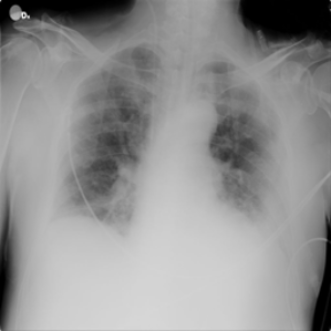
#> input picture trabalho_1/1/1.png, 331 x 331 px; its folder holds only this picture in this run
$ jupyter execute --allow-errors trabalho_computacional_1.ipynb
#> lines starting #> are read from the running program, lines starting #| are printed output that depends on the picture; after the words box and inside, x2 and y2 are one past the last pixel; in counts of white or black regions, pixels touching at a corner belong together; long printed decimals are rounded
# Processos Estocásticos - Trabalho Computacional 1

**Aluno:** Thiago Tomás de Paula (242104677)
**Data:** Maio de 2026

## Objetivo
Realizar análise de imagens incluindo conversão para escala de cinza, requantização, construção e normalização de histogramas.

---

## Importações Necessárias

[cell 1]
import numpy as np
import matplotlib.pyplot as plt
from matplotlib.gridspec import GridSpec
import cv2
from pathlib import Path
import warnings
warnings.filterwarnings('ignore')

# Configurar matplotlib para melhor visualização
plt.rcParams['figure.figsize'] = (14, 10)
plt.rcParams['font.size'] = 9

## Item 1.1 e 1.2: Leitura e Visualização das Imagens

Nesta etapa, lemos as imagens do diretório especificado e as visualizamos no monitor.

[cell 2]
# Item 1.1: Leitura das imagens
image_dir = Path('1')
images = {}
image_files = list(image_dir.glob('*.*'))

print(f"Imagens encontradas: {len(image_files)}")
for img_file in sorted(image_files):
    print(f"  - {img_file.name}")
    # Ler com OpenCV em cores
    img = cv2.imread(str(img_file))
#> img is the input picture: shape (331, 331, 3); min 0, max 231, mean 145.8
    if img is not None:
        # Converter BGR para RGB para matplotlib
        img_rgb = cv2.cvtColor(img, cv2.COLOR_BGR2RGB)
        images[img_file.stem] = img_rgb
        print(f"    Shape: {img_rgb.shape}, Dtype: {img_rgb.dtype}")
#|     Shape: (331, 331, 3), Dtype: uint8
    else:
        print(f"    ERRO ao ler: {img_file}")

print(f"\nTotal de imagens carregadas: {len(images)}")
#| Total de imagens carregadas: 1

[cell 3]
# Item 1.2: Visualização das imagens originais em cores
n_images = len(images)
#> n_images = 1
n_cols = 3
n_rows = (n_images + n_cols - 1) // n_cols
#> n_rows = 1

fig, axes = plt.subplots(n_rows, n_cols, figsize=(15, 4*n_rows))
axes = axes.flatten()

for idx, (name, img) in enumerate(sorted(images.items())):
    axes[idx].imshow(img)
    axes[idx].set_title(f'Imagem Original: {name}')
    axes[idx].axis('off')
#> this loop made 1 pass
#> name on pass 1: '1'

# Ocultar eixos não utilizados
for idx in range(n_images, len(axes)):
    axes[idx].axis('off')
#> this loop made 2 passes

plt.tight_layout()
plt.show()

print("Item 1.2: Imagens originais visualizadas com sucesso no monitor.")

## Item 1.3: Conversão para Escala de Cinza (Grayscale)

Convertemos as imagens RGB para escala de cinza usando a transformação padrão que considera a luminância perceptual.

[cell 4]
# Item 1.3: Conversão para escala de cinza
images_gray = {}
for name, img_rgb in images.items():
    # Usar os pesos padrão de luminância (ITU-R BT.601)
    img_gray = 0.299 * img_rgb[:, :, 0] + 0.587 * img_rgb[:, :, 1] + 0.114 * img_rgb[:, :, 2]
    img_gray = img_gray.astype(np.uint8)
    images_gray[name] = img_gray
    print(f"{name}: Shape {img_gray.shape}, Min: {img_gray.min()}, Max: {img_gray.max()}")
#> after the loop, images_gray = 1 item

print("\nItem 1.3: Imagens convertidas para escala de cinza com sucesso.")

## Item 1.4: Visualização e Exibição das Imagens em Escala de Cinza

Exibimos as imagens convertidas para escala de cinza para verificar a qualidade da conversão.

[cell 5]
# Item 1.4: Visualização das imagens em escala de cinza
fig, axes = plt.subplots(n_rows, n_cols, figsize=(15, 4*n_rows))
axes = axes.flatten()

for idx, (name, img_gray) in enumerate(sorted(images_gray.items())):
    axes[idx].imshow(img_gray, cmap='gray')
    axes[idx].set_title(f'Imagem Escala de Cinza: {name}')
    axes[idx].axis('off')

for idx in range(len(images_gray), len(axes)):
    axes[idx].axis('off')

plt.tight_layout()
plt.show()

print("Item 1.4: Imagens em escala de cinza visualizadas com sucesso.")

## Item 1.5 e 1.6: Requantização para 4, 2 e 1 bits

A requantização reduz o número de níveis de intensidade das imagens. Isso simula o efeito de reduzir a profundidade de bits (bit depth).

### Discussão:
- **4 bits**: 16 níveis de intensidade (0 a 15). Redução de 93.75% em relação aos 256 níveis originais
- **2 bits**: 4 níveis de intensidade (0, 85, 170, 255). Redução de 98.4%
- **1 bit**: 2 níveis (preto e branco). Máxima compressão com perda severa de informação

[cell 6]
def requantize(img, bits):
    """Requantiza a imagem para o número especificado de bits."""
    max_value = 2**bits - 1
    # Dividir os valores originais (0-255) para o intervalo (0-max_value)
    requantized = (img.astype(float) / 255.0 * max_value).round().astype(np.uint8)
    # Remapear para 0-255 para visualização
    remapped = (requantized.astype(float) / max_value * 255).round().astype(np.uint8)
    return requantized, remapped

# Item 1.5: Requantização para 4 bits
images_4bits = {}
images_4bits_remapped = {}
for name, img_gray in images_gray.items():
    quant, remap = requantize(img_gray, 4)
    images_4bits[name] = quant
    images_4bits_remapped[name] = remap
#> this loop made 1 pass
#> (name, max_value in requantize) on pass 1: ('1', 15)
#> pass 1, in requantize, `requantized = (img.astype(float) / 255.0 * max_value).round().astype(n..`:
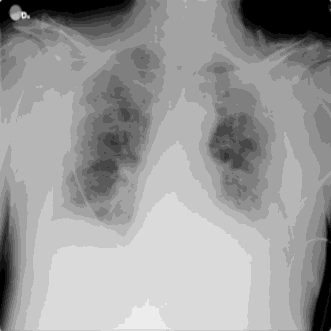
#> requantized: shape (331, 331); min 0, max 14, mean 8.54; drawn with min black and max white
#> after the loop, images_4bits = 1 item; images_4bits_remapped = 1 item

# Item 1.6: Requantização para 2 e 1 bit
images_2bits = {}
images_2bits_remapped = {}
images_1bit = {}
images_1bit_remapped = {}

for name, img_gray in images_gray.items():
    quant2, remap2 = requantize(img_gray, 2)
    images_2bits[name] = quant2
    images_2bits_remapped[name] = remap2

    quant1, remap1 = requantize(img_gray, 1)
    images_1bit[name] = quant1
    images_1bit_remapped[name] = remap1
#> this loop made 1 pass
#> name on pass 1: '1'
#> pass 1, in requantize (call 2), `requantized = (img.astype(float) / 255.0 * max_value).round().astype(n..`:
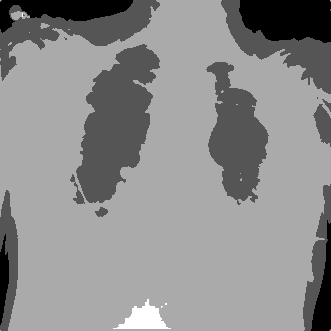
#> requantized: shape (331, 331); min 0, max 3, mean 1.66; drawn with min black and max white
#> pass 1, in requantize (call 3), `requantized = (img.astype(float) / 255.0 * max_value).round().astype(n..`:
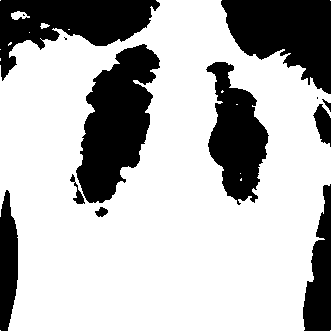
#> requantized: shape (331, 331); values 0 (black) and 1 (white), 71.6% white; 13 black regions (3 under 20 px), largest, box (x1, y1, x2, y2) and area: (76, 44, 160, 203) 7898, (221, 0, 331, 94) 6593, (0, 0, 160, 81) 6240
#> after the loop, images_1bit = 1 item; images_1bit_remapped = 1 item; images_2bits = 1 item; images_2bits_remapped = 1 item

print("Item 1.5 e 1.6: Requantizações realizadas com sucesso.")

[cell 7]
# Visualização das requantizações

for img in images_gray.keys():
    img_ref = images_gray[img]
    img_4b = images_4bits_remapped[img]
    img_2b = images_2bits_remapped[img]
    img_1b = images_1bit_remapped[img]

    fig, axes = plt.subplots(1, 4, figsize=(16, 4))

    axes[0].imshow(img_ref, cmap='gray')
    axes[0].set_title('Original (8 bits)\n256 níveis')
    axes[0].axis('off')

    axes[1].imshow(img_4b, cmap='gray')
    axes[1].set_title('Requantizado 4 bits\n16 níveis')
    axes[1].axis('off')

    axes[2].imshow(img_2b, cmap='gray')
    axes[2].set_title('Requantizado 2 bits\n4 níveis')
    axes[2].axis('off')

    axes[3].imshow(img_1b, cmap='gray')
    axes[3].set_title('Requantizado 1 bit\n2 níveis (B/W)')
    axes[3].axis('off')

    plt.suptitle(f'Comparação de Requantizações - {img}', fontsize=14, fontweight='bold')
    plt.tight_layout()
    plt.show()
#> this loop made 1 pass
#> pass 1, `plt.show()`:
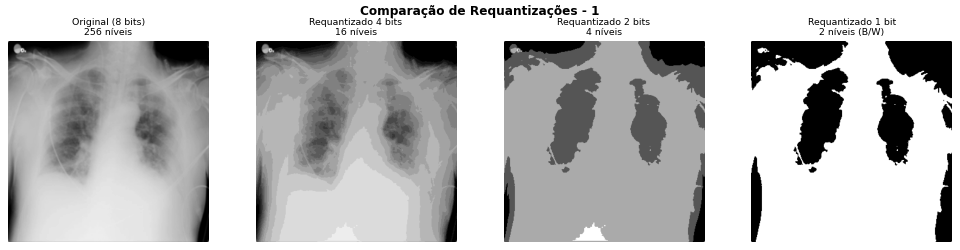
#> figure drawn by matplotlib, 4 panels

### Discussão dos Resultados da Requantização

**Observações:**

1. **4 bits (16 níveis)**: A imagem mantém informação visual razoável. O efeito "posterização" é notável mas tolerable. Ainda conseguimos identificar estruturas principais da imagem.

2. **2 bits (4 níveis)**: A posterização se torna evidente com mudanças abruptas de tom. Muitos detalhes finos são perdidos, resultando em efeito de "bandas" de tons.

3. **1 bit (Preto e Branco)**: Máxima perda de informação. Apenas informação de bordas e formas grosseiras é preservada. Útil para detecção de contornos mas inútil para análise de texturas.

**Implicações estatísticas:**
- A requantização reduz a variância da imagem
- A entropia diminui progressivamente com a redução de bits
- O histograma se torna cada vez mais concentrado em poucos valores

## Item 1.7: Construção de Histogramas

O histograma é uma representação da distribuição de frequências dos valores de intensidade nas imagens.

[cell 8]
# Item 1.7: Construção de histogramas
histograms = {}
for name, img_gray in images_gray.items():
    # Calcular histograma (256 bins para 8 bits)
    hist, bins = np.histogram(img_gray, bins=256, range=(0, 256))
    histograms[name] = hist
    print(f"{name}: Total de pixels = {hist.sum()}")
#> after the loop, histograms = 1 item

# Visualizar histogramas
fig, axes = plt.subplots(len(histograms), 1, figsize=(14, 28))
#> (the rest of this cell did not finish here and is left out)

## Item 1.8: Normalização de Histogramas

A normalização divide cada histograma pela sua "área" (soma total de frequências), convertendo-o em uma Função de Densidade de Probabilidade (PDF) ou Probability Mass Function (PMF).

[cell 9]
# Item 1.8: Normalização dos histogramas
histograms_normalized = {}
for name, hist in histograms.items():
    # Normalizar pela área (soma total)
    total = hist.sum()
    hist_norm = hist / total
    histograms_normalized[name] = hist_norm

    # Calcular estatísticas
    print(f"\n{name}:")
    print(f"  Soma original: {total}")
    print(f"  Soma normalizada: {hist_norm.sum():.6f}")
    print(f"  Min (normalizado): {hist_norm.min():.6f}")
    print(f"  Max (normalizado): {hist_norm.max():.6f}")
#> this loop made 1 pass
#> (name, total) on pass 1: ('1', 109561)
#| 1:
#|   Soma original: 109561
#|   Soma normalizada: 1.000
#|   Min (normalizado): 0
#|   Max (normalizado): 0.03885
#> after the loop, histograms_normalized = 1 item

# Visualizar histogramas normalizados
fig, axes = plt.subplots(len(histograms_normalized), 1, figsize=(14, 28))
#> (the rest of this cell did not finish here and is left out)

$ run again, on trabalho_1/1/y61.jpg
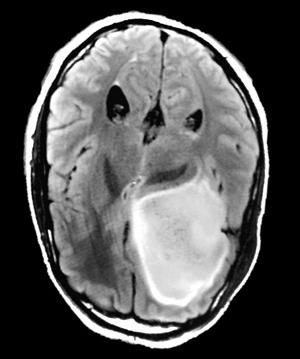
#> input picture trabalho_1/1/y61.jpg, 300 x 359 px
#> img is the input picture: shape (359, 300, 3); min 0, max 255, mean 86.7
#|     Shape: (359, 300, 3), Dtype: uint8
#| Total de imagens carregadas: 1
#> n_images = 1
#> the loop `for idx, (name, img) in enumerate(sorted(images.items())):` made 1 pass
#> name on pass 1: 'y61'
#> the loop `for idx in range(n_images, len(axes)):` made 2 passes
#> the loop `for name, img_rgb in images.items():` made 1 pass
#> (printed output is left out)
#> after the loop `for name, img_rgb in images.items():`: images_gray = 1 item
#> the loop `for idx, (name, img_gray) in enumerate(sorted(images_gray.items())):` made 1 pass
#> the loop `for idx in range(len(images_gray), len(axes)):` made 2 passes
#> the loop `for name, img_gray in images_gray.items():` made 1 pass
#> name on pass 1: 'y61'
#> the loop `for name, img_gray in images_gray.items():` made 1 pass
#> name on pass 1: 'y61'
#> pass 1, in requantize (call 3), `requantized = (img.astype(float) / 255.0 * max_value).round().astype(n..`:
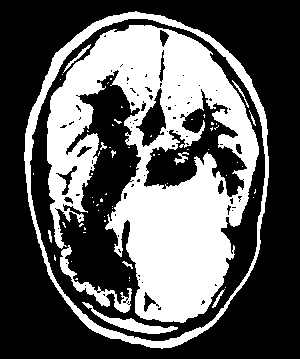
#> requantized: shape (359, 300); values 0 (black) and 1 (white), 36.8% white; 64 white regions (51 under 20 px), largest, box (x1, y1, x2, y2) and area: (47, 25, 259, 323) 32006, (24, 11, 269, 349) 5501, (60, 245, 132, 313) 870
#> the loop `for img in images_gray.keys():` made 1 pass
#> pass 1, `plt.show()`:
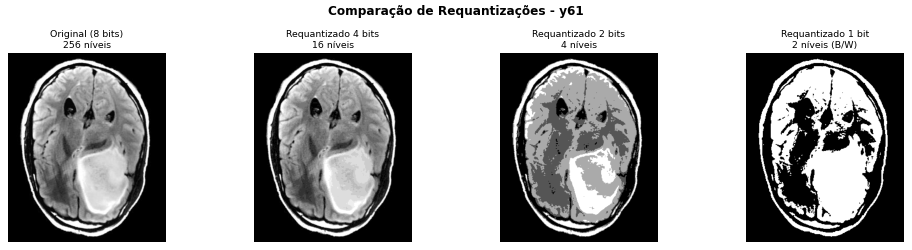
#> figure drawn by matplotlib, 4 panels
#> the loop `for name, img_gray in images_gray.items():` made 1 pass
#> (printed output is left out)
#> the loop `for name, hist in histograms.items():` made 1 pass
#> (name, total) on pass 1: ('y61', 107700)
#> (printed output is left out)

$ run again, on trabalho_1/1/WP_20160419_187.jpg
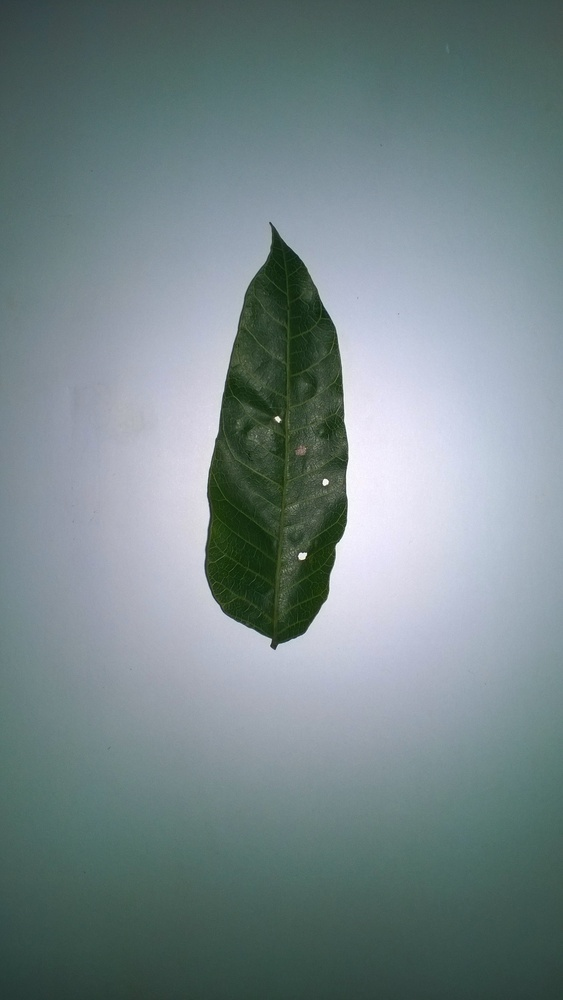
#> input picture trabalho_1/1/WP_20160419_187.jpg, 563 x 1000 px, shrunk from 2000 x 3552 before the run
#> img is the input picture: shape (1000, 563, 3); mean B, G, R 137.5, 135, 118.7
#|     Shape: (1000, 563, 3), Dtype: uint8
#| Total de imagens carregadas: 1
#> n_images = 1
#> the loop `for idx, (name, img) in enumerate(sorted(images.items())):` made 1 pass
#> name on pass 1: 'WP_20160419_187'
#> the loop `for idx in range(n_images, len(axes)):` made 2 passes
#> the loop `for name, img_rgb in images.items():` made 1 pass
#> (printed output is left out)
#> after the loop `for name, img_rgb in images.items():`: images_gray = 1 item
#> the loop `for idx, (name, img_gray) in enumerate(sorted(images_gray.items())):` made 1 pass
#> the loop `for idx in range(len(images_gray), len(axes)):` made 2 passes
#> the loop `for name, img_gray in images_gray.items():` made 1 pass
#> name on pass 1: 'WP_20160419_187'
#> the loop `for name, img_gray in images_gray.items():` made 1 pass
#> name on pass 1: 'WP_20160419_187'
#> pass 1, in requantize (call 3), `requantized = (img.astype(float) / 255.0 * max_value).round().astype(n..`:
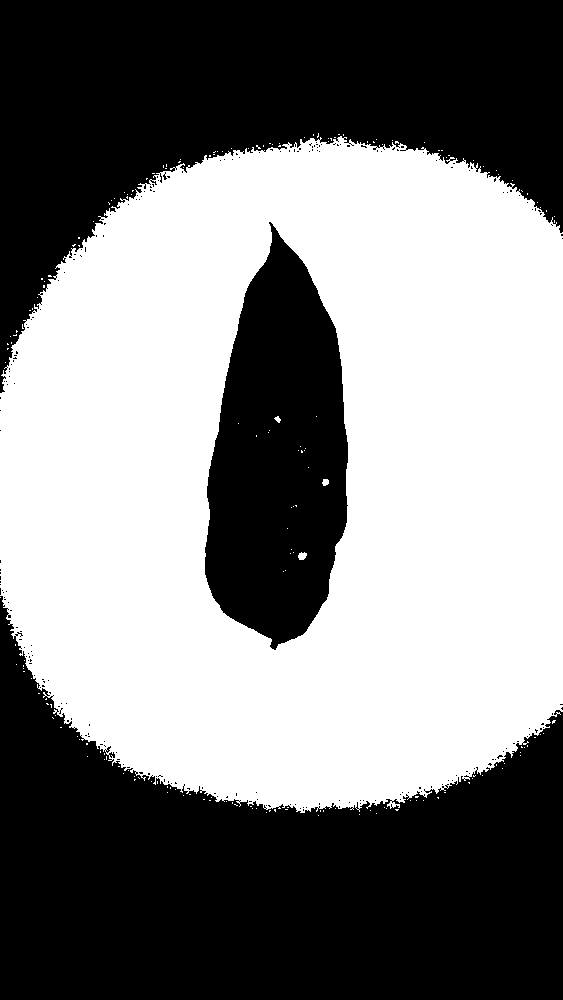
#> requantized: shape (1000, 563); values 0 (black) and 1 (white), 50.5% white; 218 black regions (215 under 20 px), largest, box (x1, y1, x2, y2) and area: (0, 596, 563, 1000) 130401, (0, 0, 563, 393) 105585, (205, 222, 348, 650) 42450
#> the loop `for img in images_gray.keys():` made 1 pass
#> pass 1, `plt.show()`:
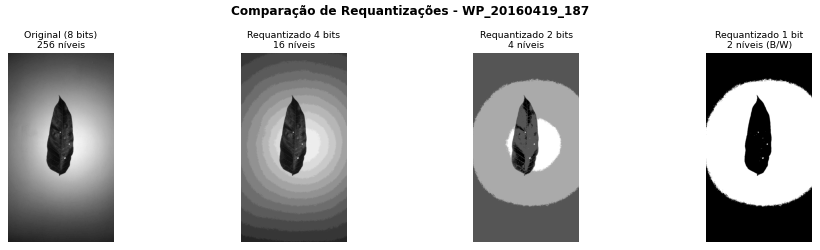
#> figure drawn by matplotlib, 4 panels
#> the loop `for name, img_gray in images_gray.items():` made 1 pass
#> (printed output is left out)
#> the loop `for name, hist in histograms.items():` made 1 pass
#> (name, total) on pass 1: ('WP_20160419_187', 563000)
#> (printed output is left out)
